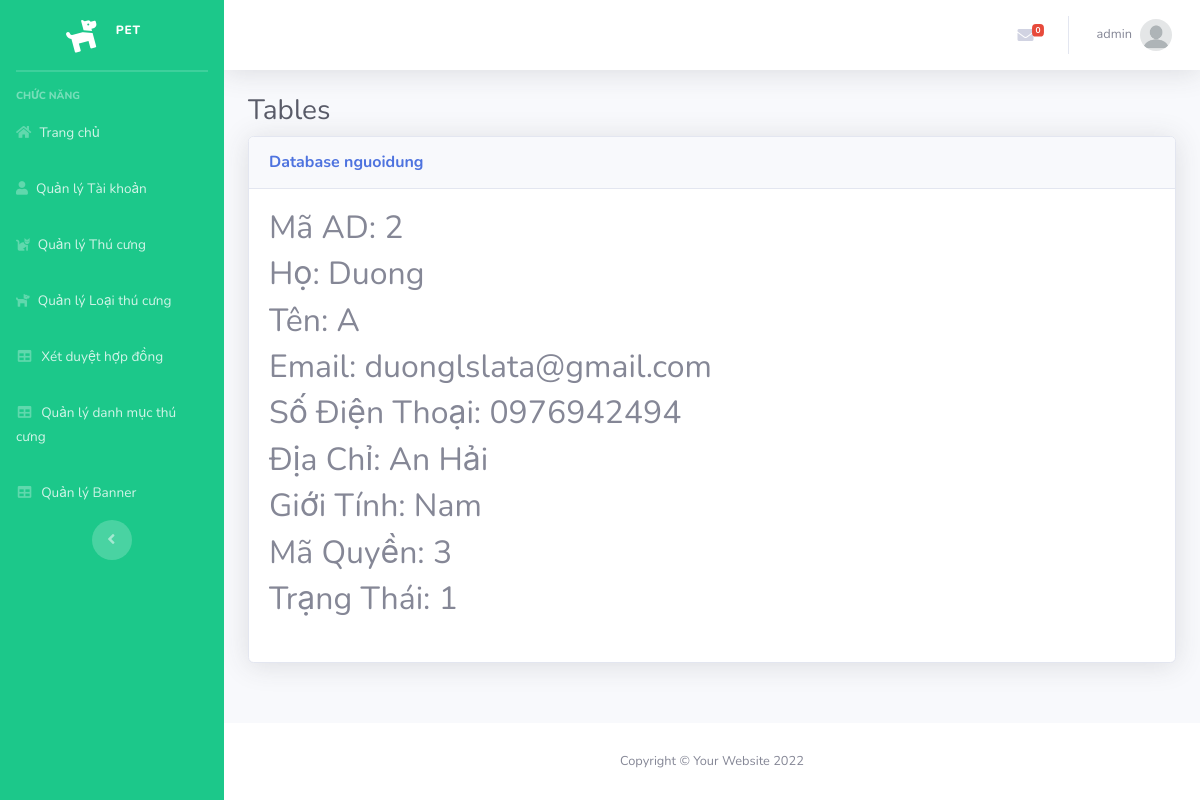
The page /Admin/index.php?mod=nguoidung&act=detail&id=2 (signed in) on the database its author committed.
### tables this page shows
CREATE TABLE `nguoidung` (
  `MaND` int(11) NOT NULL,
  `Ho` varchar(20) NOT NULL,
  `Ten` varchar(20) NOT NULL,
  `GioiTinh` varchar(10) NOT NULL,
  `SDT` varchar(20) DEFAULT NULL,
  `Email` varchar(50) NOT NULL,
  `DiaChi` varchar(200) NOT NULL,
  `TaiKhoan` varchar(100) NOT NULL,
  `MatKhau` varchar(100) NOT NULL,
  `MaQuyen` int(11) NOT NULL,
  `TrangThai` int(11) NOT NULL,
  `Anh` varchar(200) DEFAULT NULL
);

### Admin/MVC/controllers/NguoiDungController.php (called while the page is built, shortened)
<?php
class NguoiDungController
{
    var $nguoidung_model;
    public function __construct()
    {
        $this->nguoidung_model = new nguoidung();
    }
    public function detail()
    {
        $id = isset($_GET['id']) ? $_GET['id'] : 1;
        $data = $this->nguoidung_model->find($id);
        require_once("MVC/Views/Admin/index.php");
    }
}

### Admin/MVC/Models/connection.php (called while the page is built, shortened)
<?php
    class Connection{
        function __construct()
        {
            $severname ="localhost";
            $username ="root";
            $password ="";
            $db_name ="pet";
            $this->conn = new mysqli($severname,$username,$password,$db_name);
        }
    }
?>

### Admin/MVC/Models/model.php (called while the page is built, shortened)
<?php
require_once("connection.php");
class Model
{
    var $conn;
    var $table;
    var $contens;
    function __construct()
    {
        $conn_obj = new Connection();
        $this->conn = $conn_obj->conn;
    }
    function find($id)
    {
        $query = "select * from $this->table where $this->contens =$id";
        return $this->conn->query($query)->fetch_assoc();
    }
}

### Admin/MVC/Views/nguoidung/detail.php (the view)
<table class="table table-bordered" id="dataTable" width="100%" cellspacing="0">
    <h2>Mã AD: <?=$data['MaND']?></h2>
    <h2>Họ: <?=$data['Ho'] ?></h2>
    <h2>Tên: <?=$data['Ten']?></h2>
    <h2>Email: <?=$data['Email'] ?></h2>
    <h2>Số Điện Thoại: <?=$data['SDT'] ?></h2>
    <h2>Địa Chỉ: <?=$data['DiaChi']?></h2>
    <h2>Giới Tính: <?=$data['GioiTinh'] ?></h2>
    <h2>Mã Quyền: <?=$data['MaQuyen'] ?></h2>
    <h2>Trạng Thái: <?=$data['TrangThai'] ?></h2>
</table>

### rows shown on the page
nguoidung: MaND "2", Ho "Duong", Ten "A", Email "duonglslata@gmail.com", SDT "0976942494", DiaChi "An Hải", GioiTinh "Nam", MaQuyen "3", TrangThai "1"

### other values the page prints
$_SESSION['login']['TaiKhoan'] "admin"
$mod "nguoidung"
